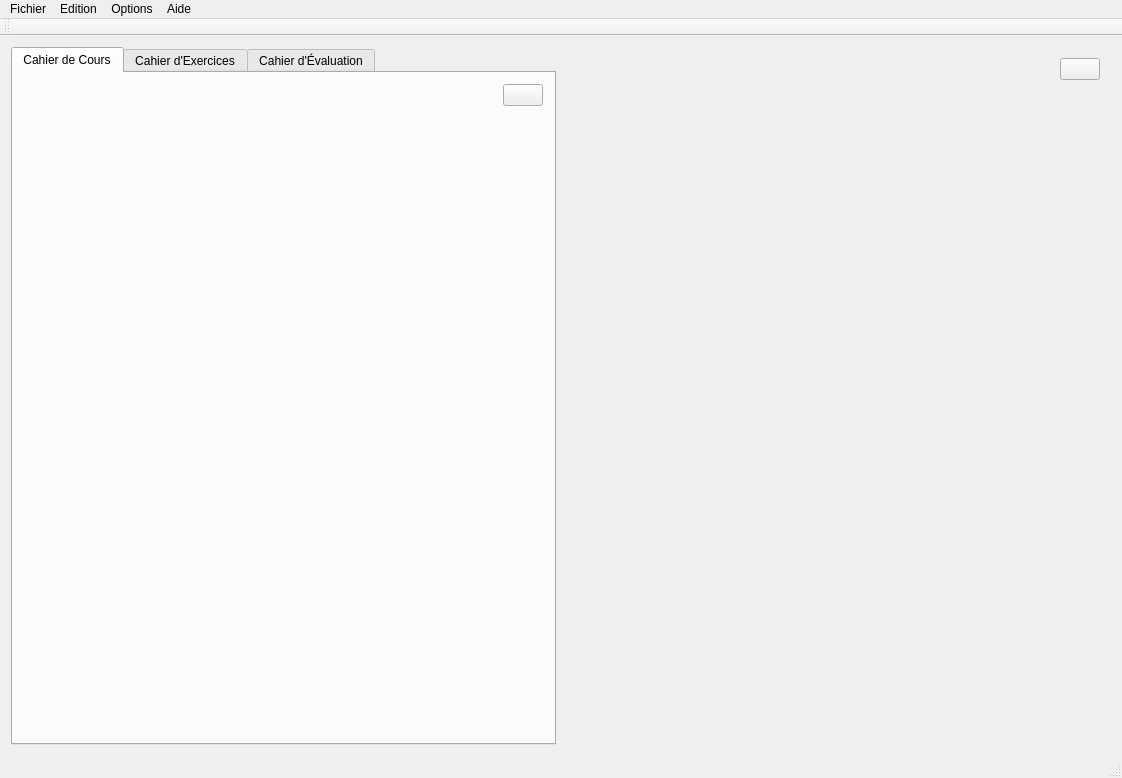
<?xml version="1.0" encoding="UTF-8"?>
<ui version="4.0">
 <class>InterfaceClass</class>
 <widget class="QMainWindow" name="InterfaceClass">
  <property name="geometry">
   <rect>
    <x>0</x>
    <y>0</y>
    <width>1122</width>
    <height>778</height>
   </rect>
  </property>
  <property name="windowTitle">
   <string>InterfaceTut</string>
  </property>
  <widget class="QWidget" name="centralWidget">
   <layout class="QHBoxLayout" name="horizontalLayout">
    <item>
     <layout class="QHBoxLayout" name="horizontalLayout_9">
      <item>
       <widget class="QTabWidget" name="Onglets">
        <property name="minimumSize">
         <size>
          <width>540</width>
          <height>671</height>
         </size>
        </property>
        <property name="tabShape">
         <enum>QTabWidget::Rounded</enum>
        </property>
        <property name="currentIndex">
         <number>0</number>
        </property>
        <widget class="QWidget" name="Cours">
         <attribute name="title">
          <string>Cahier de Cours</string>
         </attribute>
         <layout class="QGridLayout" name="gridLayout_6">
          <item row="0" column="1">
           <spacer name="horizontalSpacer_21">
            <property name="orientation">
             <enum>Qt::Horizontal</enum>
            </property>
            <property name="sizeHint" stdset="0">
             <size>
              <width>40</width>
              <height>20</height>
             </size>
            </property>
           </spacer>
          </item>
          <item row="0" column="3">
           <spacer name="horizontalSpacer_22">
            <property name="orientation">
             <enum>Qt::Horizontal</enum>
            </property>
            <property name="sizeHint" stdset="0">
             <size>
              <width>40</width>
              <height>20</height>
             </size>
            </property>
           </spacer>
          </item>
          <item row="0" column="5">
           <spacer name="horizontalSpacer_23">
            <property name="orientation">
             <enum>Qt::Horizontal</enum>
            </property>
            <property name="sizeHint" stdset="0">
             <size>
              <width>40</width>
              <height>20</height>
             </size>
            </property>
           </spacer>
          </item>
          <item row="0" column="6">
           <spacer name="horizontalSpacer_24">
            <property name="orientation">
             <enum>Qt::Horizontal</enum>
            </property>
            <property name="sizeHint" stdset="0">
             <size>
              <width>40</width>
              <height>20</height>
             </size>
            </property>
           </spacer>
          </item>
          <item row="0" column="2">
           <spacer name="horizontalSpacer_25">
            <property name="orientation">
             <enum>Qt::Horizontal</enum>
            </property>
            <property name="sizeHint" stdset="0">
             <size>
              <width>40</width>
              <height>20</height>
             </size>
            </property>
           </spacer>
          </item>
          <item row="0" column="0">
           <spacer name="horizontalSpacer_26">
            <property name="orientation">
             <enum>Qt::Horizontal</enum>
            </property>
            <property name="sizeHint" stdset="0">
             <size>
              <width>40</width>
              <height>20</height>
             </size>
            </property>
           </spacer>
          </item>
          <item row="0" column="7">
           <spacer name="horizontalSpacer_27">
            <property name="orientation">
             <enum>Qt::Horizontal</enum>
            </property>
            <property name="sizeHint" stdset="0">
             <size>
              <width>40</width>
              <height>20</height>
             </size>
            </property>
           </spacer>
          </item>
          <item row="0" column="9">
           <widget class="QPushButton" name="PleinEcranCours">
            <property name="text">
             <string/>
            </property>
            <property name="icon">
             <iconset>
              <normaloff>Resources/Fullscreen.gif</normaloff>Resources/Fullscreen.gif</iconset>
            </property>
            <property name="iconSize">
             <size>
              <width>32</width>
              <height>32</height>
             </size>
            </property>
           </widget>
          </item>
          <item row="0" column="8">
           <spacer name="horizontalSpacer_28">
            <property name="orientation">
             <enum>Qt::Horizontal</enum>
            </property>
            <property name="sizeHint" stdset="0">
             <size>
              <width>40</width>
              <height>20</height>
             </size>
            </property>
           </spacer>
          </item>
          <item row="0" column="4">
           <spacer name="horizontalSpacer_29">
            <property name="orientation">
             <enum>Qt::Horizontal</enum>
            </property>
            <property name="sizeHint" stdset="0">
             <size>
              <width>40</width>
              <height>20</height>
             </size>
            </property>
           </spacer>
          </item>
          <item row="1" column="7">
           <spacer name="verticalSpacer_5">
            <property name="orientation">
             <enum>Qt::Vertical</enum>
            </property>
            <property name="sizeHint" stdset="0">
             <size>
              <width>20</width>
              <height>40</height>
             </size>
            </property>
           </spacer>
          </item>
         </layout>
        </widget>
        <widget class="QWidget" name="Exo">
         <attribute name="title">
          <string>Cahier d'Exercices</string>
         </attribute>
         <layout class="QGridLayout" name="gridLayout_7">
          <item row="0" column="1">
           <widget class="QPushButton" name="PleinEcranExo">
            <property name="text">
             <string/>
            </property>
            <property name="icon">
             <iconset>
              <normaloff>Resources/Fullscreen.gif</normaloff>Resources/Fullscreen.gif</iconset>
            </property>
            <property name="iconSize">
             <size>
              <width>32</width>
              <height>32</height>
             </size>
            </property>
           </widget>
          </item>
          <item row="1" column="1">
           <spacer name="verticalSpacer_6">
            <property name="orientation">
             <enum>Qt::Vertical</enum>
            </property>
            <property name="sizeHint" stdset="0">
             <size>
              <width>20</width>
              <height>40</height>
             </size>
            </property>
           </spacer>
          </item>
          <item row="0" column="0">
           <spacer name="horizontalSpacer_30">
            <property name="orientation">
             <enum>Qt::Horizontal</enum>
            </property>
            <property name="sizeHint" stdset="0">
             <size>
              <width>40</width>
              <height>20</height>
             </size>
            </property>
           </spacer>
          </item>
         </layout>
        </widget>
        <widget class="QWidget" name="Eval">
         <attribute name="title">
          <string>Cahier d'Évaluation</string>
         </attribute>
         <layout class="QGridLayout" name="gridLayout_8">
          <item row="1" column="1">
           <spacer name="verticalSpacer_7">
            <property name="orientation">
             <enum>Qt::Vertical</enum>
            </property>
            <property name="sizeHint" stdset="0">
             <size>
              <width>20</width>
              <height>40</height>
             </size>
            </property>
           </spacer>
          </item>
          <item row="0" column="1">
           <widget class="QPushButton" name="PleinEcranEval">
            <property name="text">
             <string/>
            </property>
            <property name="icon">
             <iconset>
              <normaloff>Resources/Fullscreen.gif</normaloff>Resources/Fullscreen.gif</iconset>
            </property>
            <property name="iconSize">
             <size>
              <width>32</width>
              <height>32</height>
             </size>
            </property>
           </widget>
          </item>
          <item row="0" column="0">
           <spacer name="horizontalSpacer_31">
            <property name="orientation">
             <enum>Qt::Horizontal</enum>
            </property>
            <property name="sizeHint" stdset="0">
             <size>
              <width>40</width>
              <height>20</height>
             </size>
            </property>
           </spacer>
          </item>
         </layout>
        </widget>
       </widget>
      </item>
     </layout>
    </item>
    <item>
     <layout class="QGridLayout" name="gridLayout_9">
      <item row="0" column="0">
       <widget class="QWidget" name="Geom" native="true">
        <property name="minimumSize">
         <size>
          <width>549</width>
          <height>689</height>
         </size>
        </property>
        <layout class="QGridLayout" name="gridLayout_10">
         <item row="0" column="9">
          <widget class="QPushButton" name="GeomPleinEcran">
           <property name="text">
            <string/>
           </property>
           <property name="icon">
            <iconset>
             <normaloff>Resources/Fullscreen.gif</normaloff>Resources/Fullscreen.gif</iconset>
           </property>
           <property name="iconSize">
            <size>
             <width>32</width>
             <height>32</height>
            </size>
           </property>
          </widget>
         </item>
         <item row="0" column="0">
          <spacer name="horizontalSpacer_32">
           <property name="orientation">
            <enum>Qt::Horizontal</enum>
           </property>
           <property name="sizeHint" stdset="0">
            <size>
             <width>40</width>
             <height>20</height>
            </size>
           </property>
          </spacer>
         </item>
         <item row="0" column="1">
          <spacer name="horizontalSpacer_33">
           <property name="orientation">
            <enum>Qt::Horizontal</enum>
           </property>
           <property name="sizeHint" stdset="0">
            <size>
             <width>40</width>
             <height>20</height>
            </size>
           </property>
          </spacer>
         </item>
         <item row="0" column="2">
          <spacer name="horizontalSpacer_34">
           <property name="orientation">
            <enum>Qt::Horizontal</enum>
           </property>
           <property name="sizeHint" stdset="0">
            <size>
             <width>40</width>
             <height>20</height>
            </size>
           </property>
          </spacer>
         </item>
         <item row="0" column="3">
          <spacer name="horizontalSpacer_35">
           <property name="orientation">
            <enum>Qt::Horizontal</enum>
           </property>
           <property name="sizeHint" stdset="0">
            <size>
             <width>40</width>
             <height>20</height>
            </size>
           </property>
          </spacer>
         </item>
         <item row="0" column="4">
          <spacer name="horizontalSpacer_36">
           <property name="orientation">
            <enum>Qt::Horizontal</enum>
           </property>
           <property name="sizeHint" stdset="0">
            <size>
             <width>40</width>
             <height>20</height>
            </size>
           </property>
          </spacer>
         </item>
         <item row="0" column="5">
          <spacer name="horizontalSpacer_37">
           <property name="orientation">
            <enum>Qt::Horizontal</enum>
           </property>
           <property name="sizeHint" stdset="0">
            <size>
             <width>40</width>
             <height>20</height>
            </size>
           </property>
          </spacer>
         </item>
         <item row="0" column="6">
          <spacer name="horizontalSpacer_38">
           <property name="orientation">
            <enum>Qt::Horizontal</enum>
           </property>
           <property name="sizeHint" stdset="0">
            <size>
             <width>40</width>
             <height>20</height>
            </size>
           </property>
          </spacer>
         </item>
         <item row="0" column="7">
          <spacer name="horizontalSpacer_39">
           <property name="orientation">
            <enum>Qt::Horizontal</enum>
           </property>
           <property name="sizeHint" stdset="0">
            <size>
             <width>40</width>
             <height>20</height>
            </size>
           </property>
          </spacer>
         </item>
         <item row="0" column="8">
          <spacer name="horizontalSpacer_40">
           <property name="orientation">
            <enum>Qt::Horizontal</enum>
           </property>
           <property name="sizeHint" stdset="0">
            <size>
             <width>40</width>
             <height>20</height>
            </size>
           </property>
          </spacer>
         </item>
         <item row="1" column="7">
          <spacer name="verticalSpacer_8">
           <property name="orientation">
            <enum>Qt::Vertical</enum>
           </property>
           <property name="sizeHint" stdset="0">
            <size>
             <width>20</width>
             <height>40</height>
            </size>
           </property>
          </spacer>
         </item>
        </layout>
       </widget>
      </item>
     </layout>
    </item>
   </layout>
  </widget>
  <widget class="QMenuBar" name="menuBar">
   <property name="geometry">
    <rect>
     <x>0</x>
     <y>0</y>
     <width>1122</width>
     <height>26</height>
    </rect>
   </property>
   <widget class="QMenu" name="menuFichier">
    <property name="title">
     <string>Fichier</string>
    </property>
    <addaction name="actionNouvel_Utilisateur"/>
    <addaction name="actionChanger_d_Utilisateur"/>
    <addaction name="actionSupprimer_un_Utilisateur"/>
    <addaction name="separator"/>
    <addaction name="actionSauvegarder"/>
    <addaction name="actionSauvegarder_Sous"/>
    <addaction name="separator"/>
    <addaction name="actionMise_en_Page"/>
    <addaction name="actionApercu_avant_impression"/>
    <addaction name="actionImprimer"/>
    <addaction name="separator"/>
    <addaction name="actionQuitter"/>
   </widget>
   <widget class="QMenu" name="menuEdition">
    <property name="title">
     <string>Edition</string>
    </property>
    <addaction name="actionAnnuler"/>
    <addaction name="actionRefaire"/>
    <addaction name="separator"/>
    <addaction name="actionCopier"/>
    <addaction name="actionColler"/>
    <addaction name="actionCouper"/>
   </widget>
   <widget class="QMenu" name="menuOptions">
    <property name="title">
     <string>Options</string>
    </property>
   </widget>
   <widget class="QMenu" name="menuAide">
    <property name="title">
     <string>Aide</string>
    </property>
    <addaction name="actionRaccourcis_Clavier"/>
    <addaction name="actionPrise_en_main_du_logiciel"/>
   </widget>
   <addaction name="menuFichier"/>
   <addaction name="menuEdition"/>
   <addaction name="menuOptions"/>
   <addaction name="menuAide"/>
  </widget>
  <widget class="QToolBar" name="mainToolBar">
   <attribute name="toolBarArea">
    <enum>TopToolBarArea</enum>
   </attribute>
   <attribute name="toolBarBreak">
    <bool>false</bool>
   </attribute>
  </widget>
  <widget class="QStatusBar" name="statusBar"/>
  <action name="actionNouvel_Utilisateur">
   <property name="icon">
    <iconset>
     <normaloff>Resources/ajouterUti.png</normaloff>Resources/ajouterUti.png</iconset>
   </property>
   <property name="text">
    <string>Nouvel Utilisateur</string>
   </property>
  </action>
  <action name="actionChanger_d_Utilisateur">
   <property name="icon">
    <iconset>
     <normaloff>Resources/modif_uti.png</normaloff>Resources/modif_uti.png</iconset>
   </property>
   <property name="text">
    <string>Changer d'Utilisateur</string>
   </property>
  </action>
  <action name="actionSupprimer_un_Utilisateur">
   <property name="icon">
    <iconset>
     <normaloff>Resources/supprUti.png</normaloff>Resources/supprUti.png</iconset>
   </property>
   <property name="text">
    <string>Supprimer un Utilisateur</string>
   </property>
  </action>
  <action name="actionSauvegarder">
   <property name="icon">
    <iconset>
     <normaloff>Resources/sauver.png</normaloff>Resources/sauver.png</iconset>
   </property>
   <property name="text">
    <string>Sauvegarder</string>
   </property>
  </action>
  <action name="actionSauvegarder_Sous">
   <property name="icon">
    <iconset>
     <normaloff>Resources/sauver_sous.png</normaloff>Resources/sauver_sous.png</iconset>
   </property>
   <property name="text">
    <string>Sauvegarder Sous</string>
   </property>
  </action>
  <action name="actionMise_en_Page">
   <property name="icon">
    <iconset>
     <normaloff>Resources/miseEnPage.png</normaloff>Resources/miseEnPage.png</iconset>
   </property>
   <property name="text">
    <string>Mise en Page</string>
   </property>
  </action>
  <action name="actionApercu_avant_impression">
   <property name="icon">
    <iconset>
     <normaloff>Resources/apercuImpression.png</normaloff>Resources/apercuImpression.png</iconset>
   </property>
   <property name="text">
    <string>Apercu avant impression</string>
   </property>
  </action>
  <action name="actionImprimer">
   <property name="icon">
    <iconset>
     <normaloff>Resources/imprimer.png</normaloff>Resources/imprimer.png</iconset>
   </property>
   <property name="text">
    <string>Imprimer</string>
   </property>
  </action>
  <action name="actionQuitter">
   <property name="icon">
    <iconset>
     <normaloff>Resources/quitter.png</normaloff>Resources/quitter.png</iconset>
   </property>
   <property name="text">
    <string>Quitter</string>
   </property>
  </action>
  <action name="actionAnnuler">
   <property name="icon">
    <iconset>
     <normaloff>Resources/annuler.png</normaloff>Resources/annuler.png</iconset>
   </property>
   <property name="text">
    <string>Annuler</string>
   </property>
  </action>
  <action name="actionRefaire">
   <property name="icon">
    <iconset>
     <normaloff>Resources/refaire.png</normaloff>Resources/refaire.png</iconset>
   </property>
   <property name="text">
    <string>Refaire</string>
   </property>
  </action>
  <action name="actionCopier">
   <property name="icon">
    <iconset>
     <normaloff>Resources/copier.png</normaloff>Resources/copier.png</iconset>
   </property>
   <property name="text">
    <string>Copier</string>
   </property>
  </action>
  <action name="actionColler">
   <property name="icon">
    <iconset>
     <normaloff>Resources/coller.png</normaloff>Resources/coller.png</iconset>
   </property>
   <property name="text">
    <string>Coller</string>
   </property>
  </action>
  <action name="actionCouper">
   <property name="icon">
    <iconset>
     <normaloff>Resources/couper.png</normaloff>Resources/couper.png</iconset>
   </property>
   <property name="text">
    <string>Couper</string>
   </property>
  </action>
  <action name="actionRaccourcis_Clavier">
   <property name="icon">
    <iconset>
     <normaloff>Resources/raccourcisClavier.png</normaloff>Resources/raccourcisClavier.png</iconset>
   </property>
   <property name="text">
    <string>Raccourcis Clavier</string>
   </property>
  </action>
  <action name="actionPrise_en_main_du_logiciel">
   <property name="icon">
    <iconset>
     <normaloff>Resources/aide.png</normaloff>Resources/aide.png</iconset>
   </property>
   <property name="text">
    <string>Prise en main du logiciel</string>
   </property>
  </action>
 </widget>
 <layoutdefault spacing="6" margin="11"/>
 <resources>
  <include location="interfacetut.qrc"/>
 </resources>
 <connections/>
</ui>
